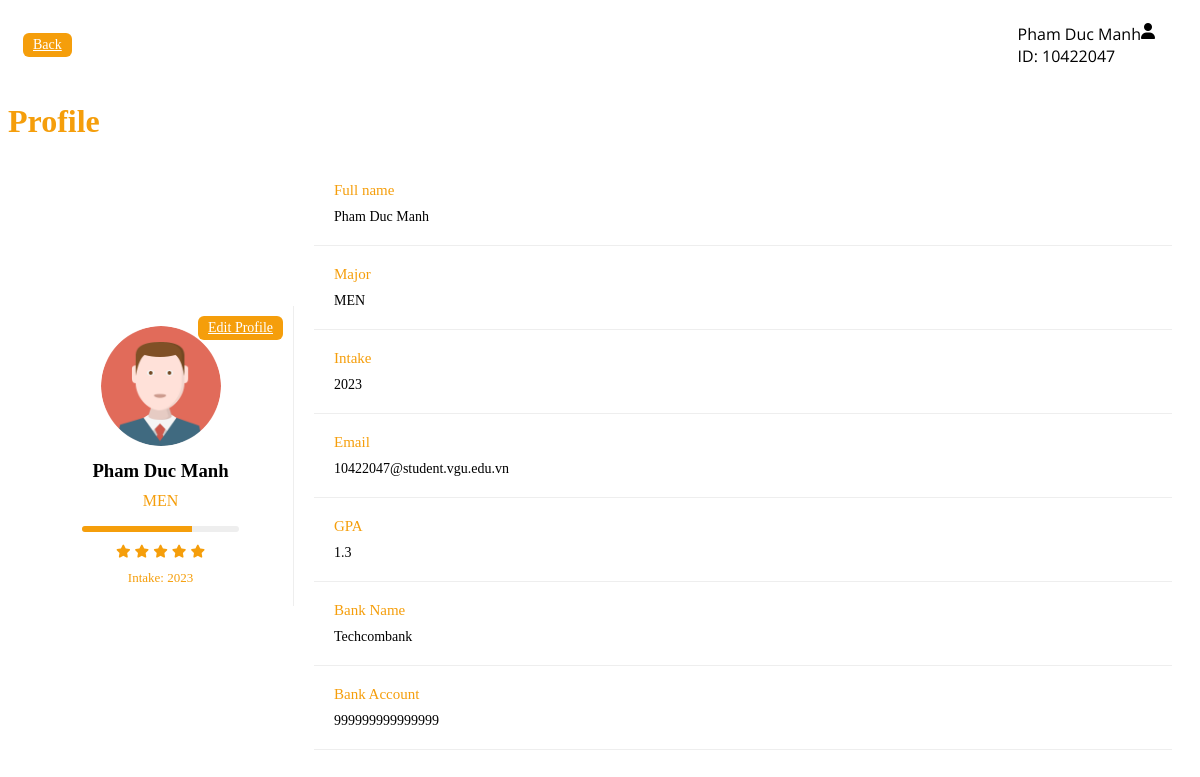
The page /profile.php (signed in) on the database its author committed.
### tables this page shows
CREATE TABLE `tutor_account` (
  `accountid` int(11) NOT NULL,
  `bank_name` varchar(50) DEFAULT NULL,
  `bank_acc_no` varchar(50) DEFAULT NULL,
  `gpa` varchar(3) DEFAULT NULL,
  `description` varchar(200) DEFAULT NULL,
  `overall_rating` varchar(3) DEFAULT NULL
);

CREATE TABLE `student_account` (
  `accountid` int(11) NOT NULL,
  `email` varchar(50) DEFAULT NULL,
  `name` varchar(50) DEFAULT NULL,
  `major` varchar(3) DEFAULT NULL,
  `intake` int(11) DEFAULT NULL
);

### data/fetchTutorInfo.php (called while the page is built, shortened)
<?php
function fetchTutorInfo($conn, $tutorid) {
    $stmt = $conn->prepare("SELECT sa.name, sa.email, sa.major, sa.intake, ta.gpa, ta.bank_name, ta.bank_acc_no, ta.description
        FROM student_account sa
        JOIN tutor_account ta ON sa.accountid = ta.accountid
        WHERE ta.accountid = ?");
    $stmt->execute([$tutorid]);
    return $stmt->fetch(PDO::FETCH_ASSOC);
}
?>

### profile.php (the view, shortened to what this page needs)
<?php
include_once $_SERVER['DOCUMENT_ROOT'] . "/vgtutor/DB_connection.php";
$name = $_SESSION['name'] ?? 'Unknown';
$email = $_SESSION['email'] ?? 'Not Provided';
$major = $_SESSION['major'] ?? 'Not Provided';
$intake = $_SESSION['intake'] ?? 'Not Provided';
if ($_SESSION['role'] === 'Student') {
    $id = $_SESSION['studentid'];
    include_once __DIR__ . '/data/fetchStudentInfo.php';
    $studentInfo = fetchStudentInfo($conn, $id);
    $name = $studentInfo['name'] ?? 'Unknown';
    $email = $studentInfo['email'] ?? 'Not Provided';
    $major = $studentInfo['major'] ?? 'Not Provided';
    $intake = $studentInfo['intake'] ?? 'Not Provided';
} elseif ($_SESSION['role'] === 'Tutor') {
    $id = $_SESSION['tutorid'];
    include_once __DIR__ . '/data/fetchTutorInfo.php';
    $tutorInfo = fetchTutorInfo($conn, $id);
    $name = $tutorInfo['name'] ?? 'Unknown';
    $email = $tutorInfo['email'] ?? 'Not Provided';
    $major = $tutorInfo['major'] ?? 'Not Provided';
    $intake = $tutorInfo['intake'] ?? 'Not Provided';
    $gpa = $tutorInfo['gpa'] ?? 'Not Provided';
    $bankName = $tutorInfo['bank_name'] ?? 'Not Provided';
    $bankAcc = $tutorInfo['bank_acc_no'] ?? 'Not Provided';
} else {
    header("Location: ../login.php?error=Unauthorized");
    exit;
}
?>
<!DOCTYPE html>
<html lang="en">
<head>
    <link rel="stylesheet" href="css/all.min.css" />
    <link rel="stylesheet" href="css/profile.css" />
    <link rel="stylesheet" href="css/framework.css" />
</head>
<body>
    <div class="head bg-white p-15 between-flex">
        <div>
            <a href="/vgtutor/<?= $_SESSION['role'] === 'Tutor' ? 'tutor' : 'student' ?>/index.php"
               class=" d-block fs-14 bg-orange c-white w-fit btn-shape">Back</a>
        </div>
        <div class="icons d-flex align-center">
            <div class="d-flex align-items-center gap-2">
                <div class="text-end me-2" style="font-family: 'Open Sans', sans-serif;">
                    <div class="fw-semibold text-dark"><?= htmlspecialchars($name) ?></div>
                    <div class="text-muted small">ID: <?= htmlspecialchars($id) ?></div>
                </div>
                <div style="width: 36px; height: 36px;">
                    <i class="fa fa-user"></i>
                </div>
            </div>
        </div>
    </div>
    <h1 class="p-relative c-orange">Profile</h1>
    <div class="profile-page m-20">
        <div class="overview bg-white rad-10 d-flex align-center">
            <div class="avatar-box txt-c p-20">
                <a href="#" class="d-block fs-14 bg-orange c-white w-fit btn-shape edit-profile-btn">Edit Profile</a>
                <img class="rad-half mb-10" src="img/avatar.png" alt="" />
                <h3 class="m-0"><?= htmlspecialchars($name) ?></h3>
                <p class="c-grey mt-10"><?= htmlspecialchars($major) ?></p>
                <div class="level rad-6 bg-eee p-relative">
                    <span style="width: 70%"></span>
                </div>
                <div class="rating mt-10 mb-10">
                    <i class="fa-solid fa-star c-orange fs-13"></i>
                    <i class="fa-solid fa-star c-orange fs-13"></i>
                    <i class="fa-solid fa-star c-orange fs-13"></i>
                    <i class="fa-solid fa-star c-orange fs-13"></i>
                    <i class="fa-solid fa-star c-orange fs-13"></i>
                </div>
                <p class="c-grey m-0 fs-13">Intake: <?= htmlspecialchars($intake) ?></p>
            </div>
            <div class="info-box w-full txt-c-mobile">
                <div class="box p-20 d-flex align-center">
                    <h4 class="c-grey fs-15 m-0 w-full">Full name</h4>
                    <div class="fs-14">
                        <span><?= htmlspecialchars($name) ?></span>
                    </div>
                </div>
                <div class="box p-20 d-flex align-center">
                    <h4 class="c-grey w-full fs-15 m-0">Major</h4>
                    <div class="fs-14">
                        <span><?= htmlspecialchars($major) ?></span>
                    </div>
                </div>
                <div class="box p-20 d-flex align-center">
                    <h4 class="c-grey w-full fs-15 m-0">Intake</h4>
                    <div class="fs-14">
                        <span><?= htmlspecialchars($intake) ?></span>
                    </div>
                </div>
                <div class="box p-20 d-flex align-center">
                    <h4 class="c-grey w-full fs-15 m-0">Email</h4>
                    <div class="fs-14">
                        <span><?= htmlspecialchars($email) ?></span>
                    </div>
                </div>
                <?php if ($_SESSION['role'] === 'Tutor'): ?>
                    <div class="box p-20 d-flex align-center">
                        <h4 class="c-grey w-full fs-15 m-0">GPA</h4>
                        <div class="fs-14">
                            <span><?= htmlspecialchars($gpa ?? 'Not Provided') ?></span>
                        </div>
                    </div>
                    <div class="box p-20 d-flex align-center">
                        <h4 class="c-grey w-full fs-15 m-0">Bank Name</h4>
                        <div class="fs-14">
                            <span><?= htmlspecialchars($bankName ?? 'Not Provided') ?></span>
                        </div>
                    </div>
                    <div class="box p-20 d-flex align-center">
                        <h4 class="c-grey w-full fs-15 m-0">Bank Account</h4>
                        <div class="fs-14">
                            <span><?= htmlspecialchars($bankAcc ?? 'Not Provided') ?></span>
                        </div>
                    </div>
                <?php endif; ?>
            </div>
        </div>
    </div>
</body>
</html>

### css/profile.css (style rules this page uses)
:root { --blue-color: #0075ff; --blue-alt-color: #0d69d5; --orange-color: #f59e0b; --green-color: #22c55e; --red-color: #f44336; --grey-color: #888; }
.d-flex { display: flex; }
.align-center { align-items: center; }
.p-20 { padding: 20px; }
.m-20 { margin: 20px; }
.mb-10 { margin-bottom: 10px; }
.fs-13 { font-size: 13px; }
.fs-14 { font-size: 14px; }
.fs-15 { font-size: 15px; }
.rad-6 { border-radius: 6px; }
.rad-10 { border-radius: 10px; }
.rad-half { border-radius: 50%; }
.bg-white { background-color: white; }
.c-grey { color: var(--grey-color); }
.txt-c { text-align: center; }
.p-relative { position: relative; }
.w-full { width: 100%; }
.profile-page .overview { display: flex; gap: 20px; background-color: white; border-radius: 10px; }
.profile-page .avatar-box { width: 300px; text-align: center; padding: 20px; position: relative; }
@media (min-width: 768px) { .profile-page .avatar-box { border-right: 1px solid #eee; } }
.profile-page .avatar-box > img { width: 120px; height: 120px; border-radius: 50%; }
.profile-page .avatar-box .level { height: 6px; background-color: #eee; border-radius: 6px; margin: auto; overflow: hidden; position: relative; width: 70%; }
.profile-page .avatar-box .level span { position: absolute; left: 0; top: 0; height: 100%; width: 70%; background-color: var(--orange-color); }
.profile-page .info-box .box { display: flex; flex-wrap: wrap; border-bottom: 1px solid #eee; transition: background-color 0.3s; padding: 20px; }
.profile-page .info-box .box > div { min-width: 250px; padding: 10px 0 0; }
.profile-page .info-box h4 { font-weight: normal; }
.edit-profile-btn { position: absolute; top: 10px; right: 10px; z-index: 2; }

### css/framework.css (style rules this page uses)
:root { --blue-color: #0075ff; --blue-alt-color: #0d69d5; --orange-color: #f59e0b; --green-color: #22c55e; --red-color: #f44336; --grey-color: #f59e0b; }
.d-flex { display: flex; }
.align-center { align-items: center; }
.d-block { display: block; }
.p-15 { padding: 15px; }
.p-20 { padding: 20px; }
.m-0 { margin: 0; }
.m-20 { margin: 20px; }
.mt-10 { margin-top: 10px; }
.mb-10 { margin-bottom: 10px; }
.c-white { color: white; }
.c-grey { color: var(--grey-color); }
.c-orange { color: var(--orange-color); }
.bg-orange { background-color: var(--orange-color); }
.bg-white { background-color: white; }
.bg-eee { background-color: #eee; }
.p-relative { position: relative; }
.txt-c { text-align: center; }
.fs-13 { font-size: 13px; }
.fs-14 { font-size: 14px; }
.fs-15 { font-size: 15px; }
.rad-6 { border-radius: 6px; }
.rad-10 { border-radius: 10px; }
.rad-half { border-radius: 50%; }
.w-full { width: 100%; }
.w-fit { width: fit-content; }
.between-flex { display: flex; align-items: center; justify-content: space-between; }
.btn-shape { padding: 4px 10px; border-radius: 6px; }

### rows shown on the page
tutor_account: accountid.name "Pham Duc Manh", accountid.major "MEN", accountid.intake "2023", accountid.email "10422047@student.vgu.edu.vn", gpa "1.3", bank_name "Techcombank", bank_acc_no "999999999999999"

### other values the page prints
$id "10422047"
